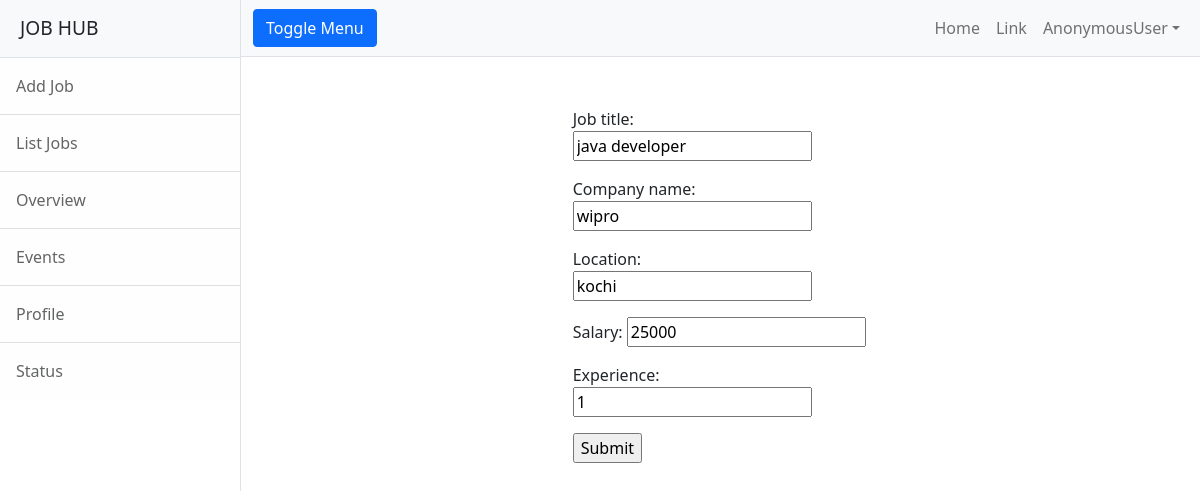
The page /employer/job/change/7 on the database its author committed.
### employer/models.py (models this page shows, shortened)
class Jobs(models.Model):
    job_title=models.CharField(max_length=150)
    company_name=models.CharField(max_length=150)
    location=models.CharField(max_length=150)
    salary=models.PositiveIntegerField(null=True)
    experience=models.PositiveIntegerField(default=0)

### employer/views.py (the view)
# urls.py: path('job/change/<int:id>',views.JobEditView.as_view(),name="emp-editjob"),
class JobEditView(UpdateView):
    model = Jobs
    form_class = JobForm
    template_name = "emp-editjob.html"
    success_url = reverse_lazy("emp-alljob")
    pk_url_kwarg = "id"

### employer/forms.py
class JobForm(forms.ModelForm):
    class Meta:
        model = Jobs
        fields = "__all__"

### employer/templates/emp-editjob.html (shortened to what this page needs)
{%extends 'base.html' %}
{%block body_block%}
<div class="row" style="margin-top:50px">
<div class="col-4"></div>
<div class="col-4">
   <form action="" method="post">
     {{form.as_p}}
     <input type="submit">
   </form>
</div>
<div class="col-4"></div>
    </div>
{%endblock%}

### rows shown on the page
Jobs: job_title "java developer", company_name "wipro", location "kochi", salary "25000", experience "1"

### other values the page prints
{{ request.user }} "AnonymousUser"
